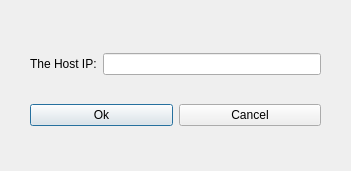
<?xml version="1.0" encoding="UTF-8"?>
<ui version="4.0">
 <class>CreateDialog</class>
 <widget class="QDialog" name="CreateDialog">
  <property name="geometry">
   <rect>
    <x>0</x>
    <y>0</y>
    <width>351</width>
    <height>171</height>
   </rect>
  </property>
  <property name="windowTitle">
   <string>Dialog</string>
  </property>
  <widget class="QWidget" name="layoutWidget">
   <property name="geometry">
    <rect>
     <x>30</x>
     <y>30</y>
     <width>291</width>
     <height>121</height>
    </rect>
   </property>
   <layout class="QVBoxLayout" name="verticalLayout">
    <item>
     <layout class="QHBoxLayout" name="horizontalLayout">
      <item>
       <widget class="QLabel" name="label">
        <property name="text">
         <string>The Host IP:</string>
        </property>
       </widget>
      </item>
      <item>
       <widget class="QLineEdit" name="lineEdit"/>
      </item>
     </layout>
    </item>
    <item>
     <layout class="QHBoxLayout" name="horizontalLayout_2">
      <item>
       <widget class="QPushButton" name="okButton">
        <property name="text">
         <string>Ok</string>
        </property>
       </widget>
      </item>
      <item>
       <widget class="QPushButton" name="cancelButton">
        <property name="text">
         <string>Cancel</string>
        </property>
       </widget>
      </item>
     </layout>
    </item>
   </layout>
  </widget>
 </widget>
 <resources/>
 <connections/>
</ui>
